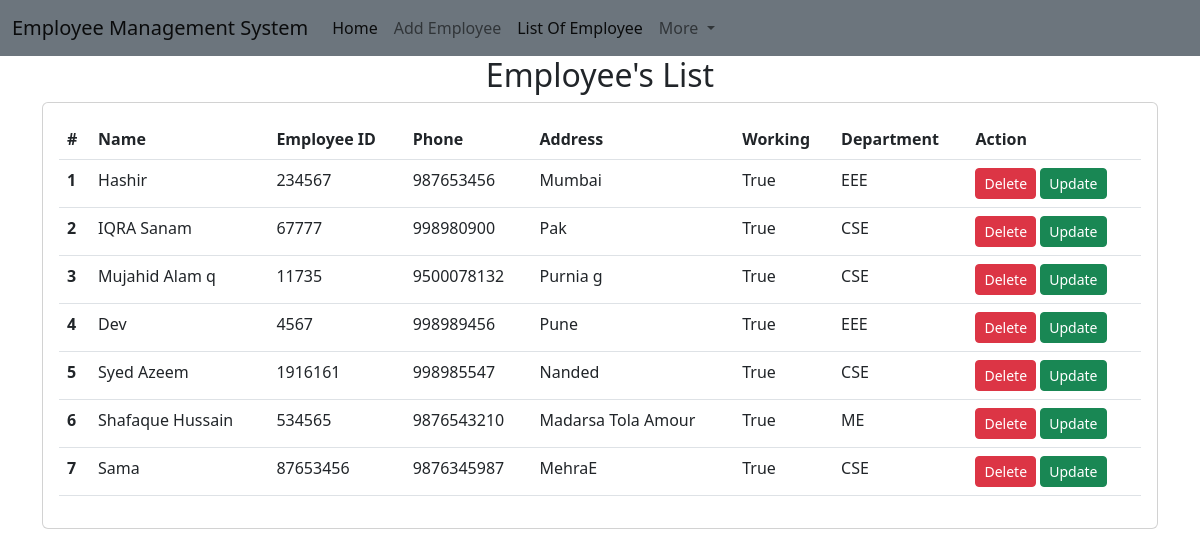
The page /emp/home/ on the database its author committed.
### emp/models.py (models this page shows)
class Emp(models.Model):
    name = models.CharField(max_length=200, default='Mujahid')
    employee_id = models.IntegerField(default=0)
    phone_no = models.IntegerField(default=9507008142)
    address = models.CharField(max_length=200, default='Address Pune')
    working = models.BooleanField(default=True)
    department = models.CharField(max_length=200, default='Address Pune')

### emp/views.py (the view)
# urls.py: path('home/', emp_home),
def emp_home(request):
    emps= Emp.objects.all()
    data = {
        'emps':emps
    }
    return render(request, 'emp/home.html',data)

### templates/emp/home.html (shortened to what this page needs)
<!DOCTYPE html>
<html lang="en">
<head>
    <link href="https://cdn.jsdelivr.net/npm/bootstrap@5.2.1/dist/css/bootstrap.min.css" rel="stylesheet">
</head>
<body>
    {% include 'emp/navbar.html' %}
    <h2 class="text-center">Employee's List </h2>
    <div class="container">
        <div class="row">
            <div class="col-md-12">
                <div class="card">
                    <div class="card-body">
                        <table class="table">
                            <thead>
                              <tr>
                                <th scope="col">#</th>
                                <th scope="col">Name</th>
                                <th scope="col">Employee ID</th>
                                <th scope="col">Phone</th>
                                <th scope="col">Address</th>
                                <th scope="col">Working</th>
                                <th scope="col">Department</th>
                                <th scope="col">Action</th>
                              </tr>
                            </thead>
                            <tbody>
                              {% for e in emps %}
                              <tr>
                                <th scope="row">{{forloop.counter}}</th>
                                <td>{{ e.name }}</td>
                                <td>{{ e.employee_id }}</td>
                                <td>{{ e.phone_no }}</td>
                                <td>{{ e.address }}</td>
                                <td>{{ e.working }}</td>
                                <td>{{ e.department }}</td>
                                <td>
                                    <a href="/emp/emp-delete/{{e.id}}" class="btn btn-danger btn-sm">Delete</a>
                                    <a href="/emp/emp-update/{{e.id}}" class="btn btn-success btn-sm">Update</a>
                                </td>
                              </tr>
                              {% endfor %}
                            </tbody>
                          </table>
                    </div>
                </div>
            </div>
        </div>
    </div>
</body>
</html>

### templates/emp/navbar.html (shortened to what this page needs)
<nav class="navbar navbar-expand-lg bg-secondary">
    <div class="container-fluid">
      <a class="navbar-brand" href="/home/">Employee Management System</a>
      <div class="collapse navbar-collapse" id="navbarSupportedContent">
        <ul class="navbar-nav me-auto mb-2 mb-lg-0">
          <li class="nav-item">
            <a class="nav-link active" aria-current="page" href="/home/">Home</a>
          </li>
          <li class="nav-item">
            <a class="nav-link" href="/emp/add-emp/">Add Employee</a>
          </li>
          <li class="nav-item">
            <a class="nav-link active" aria-current="page" href="/emp/home/">List Of Employee</a>
          </li>
          <li class="nav-item dropdown">
            <a class="nav-link dropdown-toggle" href="/emp/add-emp/" role="button" data-bs-toggle="dropdown" aria-expanded="false">
              More
            </a>
          </li>
        </ul>
      </div>
    </div>
  </nav>

### rows shown on the page
Emp: name "Hashir", employee_id "234567", phone_no "987653456", address "Mumbai", working "True", department "EEE"
Emp: name "IQRA Sanam", employee_id "67777", phone_no "998980900", address "Pak", working "True", department "CSE"
Emp: name "Mujahid Alam q", employee_id "11735", phone_no "9500078132", address "Purnia g", working "True", department "CSE"
Emp: name "Dev", employee_id "4567", phone_no "998989456", address "Pune", working "True", department "EEE"
Emp: name "Syed Azeem", employee_id "1916161", phone_no "998985547", address "Nanded", working "True", department "CSE"
Emp: name "Shafaque Hussain", employee_id "534565", phone_no "9876543210", address "Madarsa Tola Amour", working "True", department "ME"
Emp: name "Sama", employee_id "87653456", phone_no "9876345987", address "MehraE", working "True", department "CSE"
